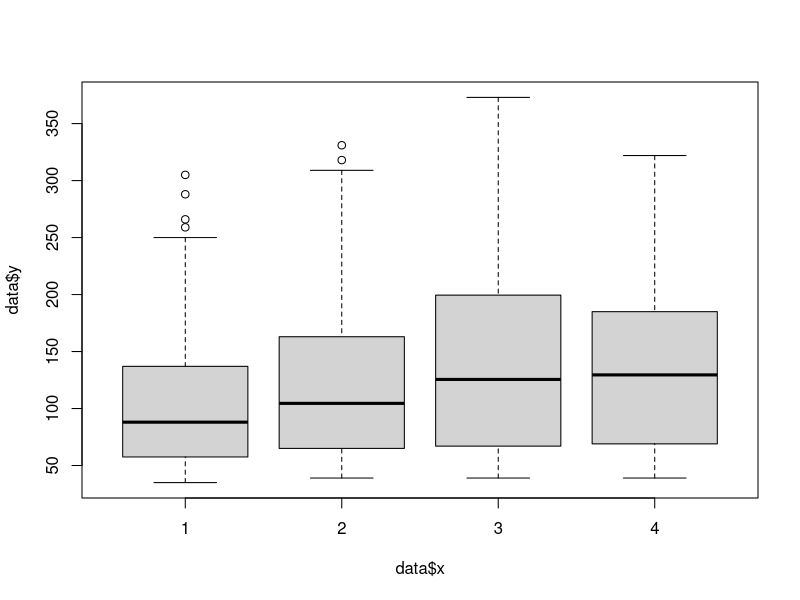

Write R code to recreate this figure.
ChickWeight
View(ChickWeight)

data <- ChickWeight
head(data)
str(data)

# rinominare la variabaile dipendente in y
data$y = ChickWeight$weight
# rinominare la variabile indipedente in x
data$x = ChickWeight$Diet
# maggiori dettagli sulla x
table(data$x)

# grafico 
plot(data$y ~ data$x)

# regressione
m = lm(y ~ x, data = data)
# summary del modello
summary(m)
